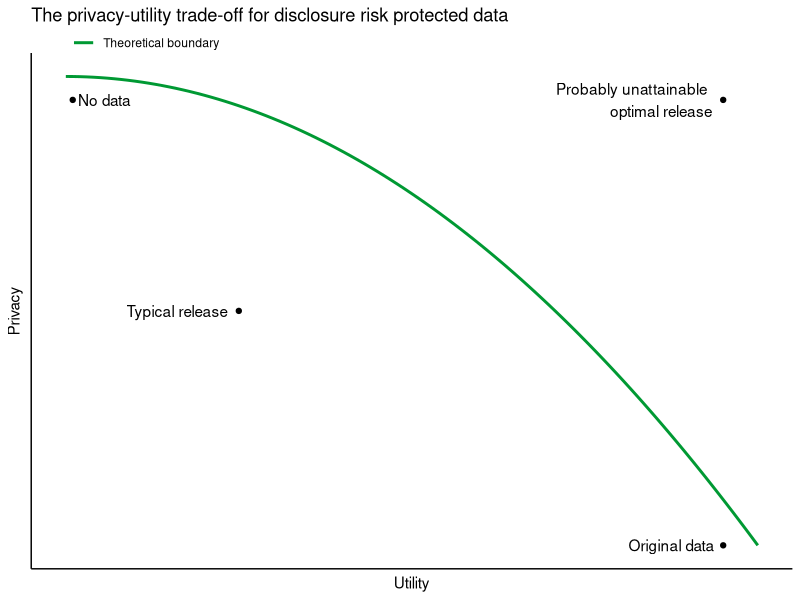

Generate this figure with R:
## ---- chunk 1
#| label: fig-privacy-utility
#| fig-cap: "The privacy-utility trade-off: one can typically attain either high privacy or high utility, but not both at the same time. Typically, there can be substantial utility of the synthetic data, but some privacy risk will remain."
#| echo: false
#| message: false
#| warning: false
library(ggplot2)

ggplot(data = data.frame(
  x = c(0.01, 0.95, 0.95, 0.25),
  y = c(-0.05, -1, -0.05, -0.5),
  label = c("No data", "Original data", "Probably unattainable\noptimal release", "Typical release")
), mapping = aes(x = x, y = y, label = label)) +
  stat_function(aes(col = "Theoretical boundary"), fun = \(x) -x^2, linewidth = 1) +
  xlim(0, 1) +
  theme_classic() +
  theme(axis.text = element_blank(),
        axis.ticks = element_blank(),
        legend.position = "inside",
        legend.position.inside = c(0.15, 1.02),
        legend.title = element_blank(),
        legend.background = element_blank()) +
  xlab("Utility") +
  ylab("Privacy") +
  geom_point() +
  geom_text(aes(hjust = c(-0.1, 1.1, 1.1, 1.1))) +
  scale_color_manual(values = c("#009933")) +
  ggtitle("The privacy-utility trade-off for disclosure risk protected data\n")
